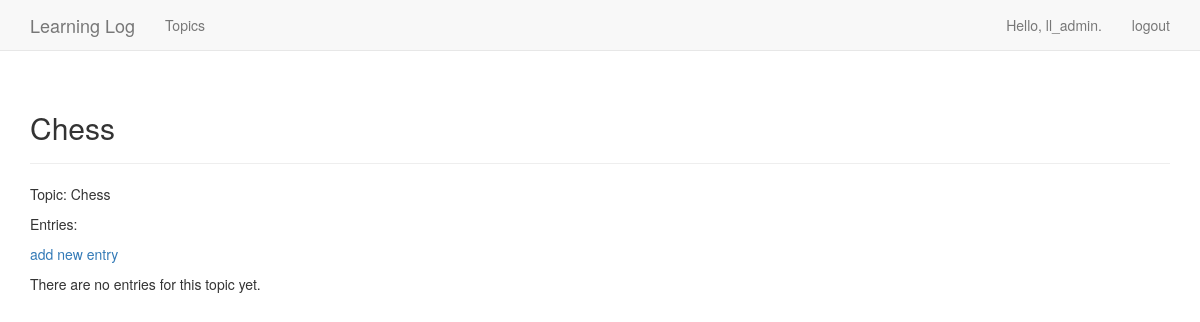
The page /topics/1/ (signed in) on the database as committed earlier.
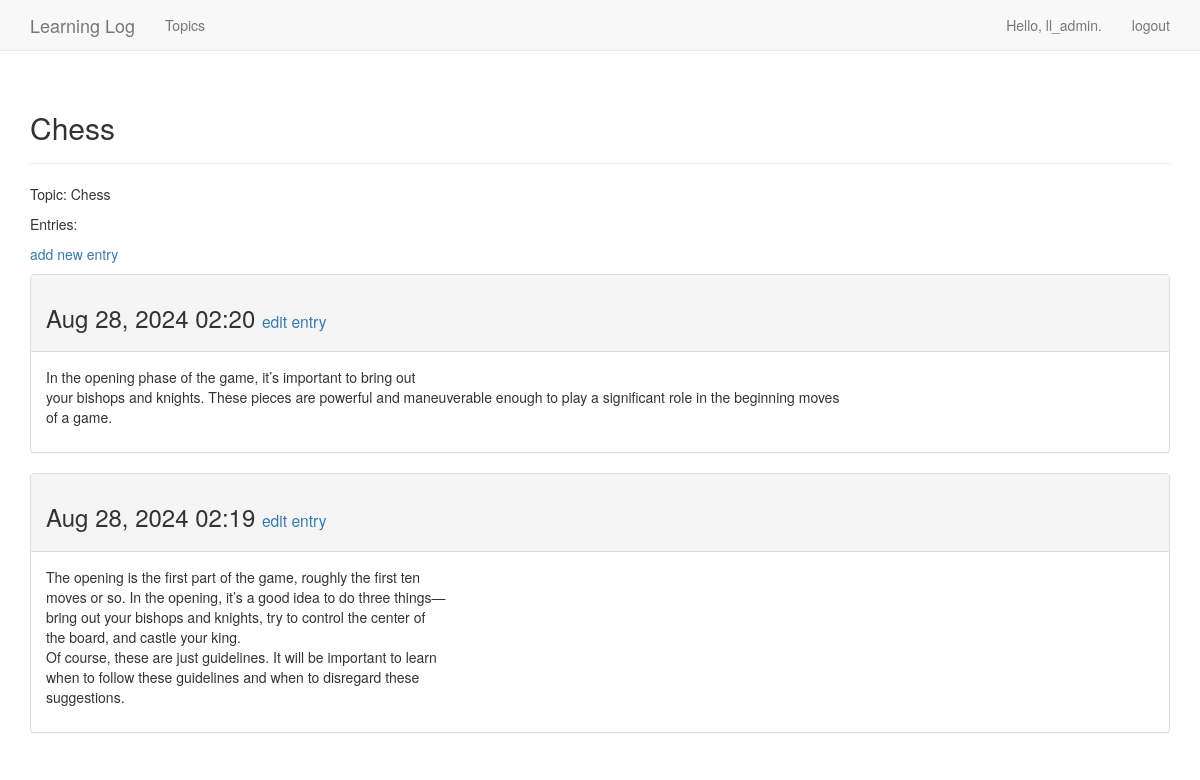
The same page on the database as committed later.
### learning_logs/models.py (models this page shows, shortened)
class Topic(models.Model):
    text = models.CharField(max_length=200)
    date_added = models.DateTimeField(auto_now_add=True)
    owner = models.ForeignKey(User, on_delete=models.CASCADE)
    def __str__(self) -> str:
        return self.text

class Entry(models.Model):
    topic = models.ForeignKey(Topic, on_delete=models.CASCADE)
    text = models.TextField()
    date_added = models.DateTimeField(auto_now_add=True)
    class Meta:
        verbose_name_plural = 'entries'

### learning_logs/views.py (the view)
# urls.py: re_path(r'^topics/(?P<topic_id>\d+)/$', views.topic, name='topic'),
@login_required
def topic(request, topic_id):
    topic = Topic.objects.get(id=topic_id)
    if topic.owner != request.user:
        print(topic.owner)
        print(request)
        raise Http404
    entries = topic.entry_set.order_by('-date_added')
    context = {'topic': topic, 'entries': entries}
    return render(request, 'learning_logs/topic.html', context)

### learning_logs/templates/learning_logs/topic.html
{% extends 'learning_logs/base.html' %}
{% block header %}
    <h2>{{ topic }}</h2>
{% endblock header %}
{% block content %}
    <p>Topic: {{ topic }}</p>
    <p>Entries:</p>
    <p>
        <a href="{% url 'learning_logs:new_entry' topic.id %}">add new entry</a>
    </p>
    {% for entry in entries %}
        <div class="panel panel-default">
            <div class="panel-heading">
                <h3>
                    {{ entry.date_added|date:'M d, Y H:i' }}
                    <small>
                        <a href="{% url 'learning_logs:edit_entry' entry.id %}">
                            edit entry</a>
                    </small>
                </h3>
            </div>
            <div class="panel-body">
                {{ entry.text|linebreaks }}
            </div>
        </div>
        {% empty %}
            There are no entries for this topic yet.
        {% endfor %}
{% endblock content %}

### learning_logs/templates/learning_logs/base.html (shortened to what this page needs)
{% load bootstrap3 %}
<!DOCTYPE html>
<html lang="en">
    <head>
        {% bootstrap_css %}
    </head>
    <body>
        <nav class="navbar navbar-default navbar-static-top">
            <div class="container">
                <div class="navbar-header">
                    <a class="navbar-brand" href="{% url 'learning_logs:index' %}">
                        Learning Log</a>
                </div>
                <div id="navbar" class="navbar-collapse collapse">
                    <ul class="nav navbar-nav">
                        <li><a href="{% url 'learning_logs:topics' %}">Topics</a></li>
                    </ul>
                    <ul class="nav navbar-nav navbar-right">
                        {% if user.is_authenticated %}
                            <li><a>Hello, {{ user.username }}.</a></li>
                            <li><a href="{% url 'users:logout' %}">logout</a></li>
                        {% else %}
                            <li><a href="{% url 'users:register' %}">register</a></li>
                            <li><a href="{% url 'users:login' %}">log in</a></li>
                        {% endif %}
                    </ul>
                </div>
            </div>
        </nav>
        <div class="container">
            <div class="page-header">
                {% block header %}{% endblock header%}
            </div>
            <div>
                {% block content %}{% endblock content %}
            </div>
        </div>
    </body>
</html>

Rows that differ between the two databases and show on the page:
added Entry: date_added "Aug 28, 2024 02:20", text "In the opening phase of the game, it’s important to bring out your bishops and knights. These pieces are powerful and maneuverable enough to play a significant role in the beginning moves of a game."
added Entry: date_added "Aug 28, 2024 02:19", text "The opening is the first part of the game, roughly the first ten moves or so. In the opening, it’s a good idea to do three things— bring out your bishops and knights, try to control the center of the board, and castle your king. Of course, these are just guidelines. It will be important to learn when to follow these guidelines and when to disregard these suggestions."
Other text that changed with them:
text no longer shown: "There are no entries for this topic yet."
